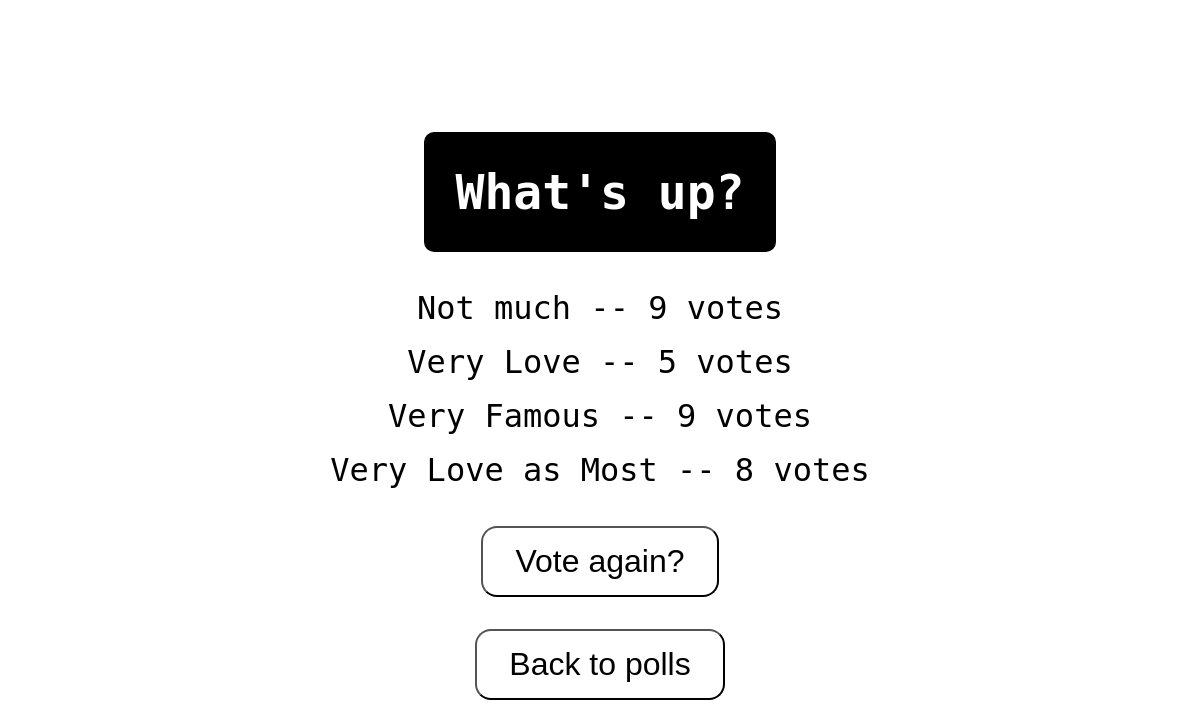
/polls/1/results/, run on an earlier commit of the app's database.
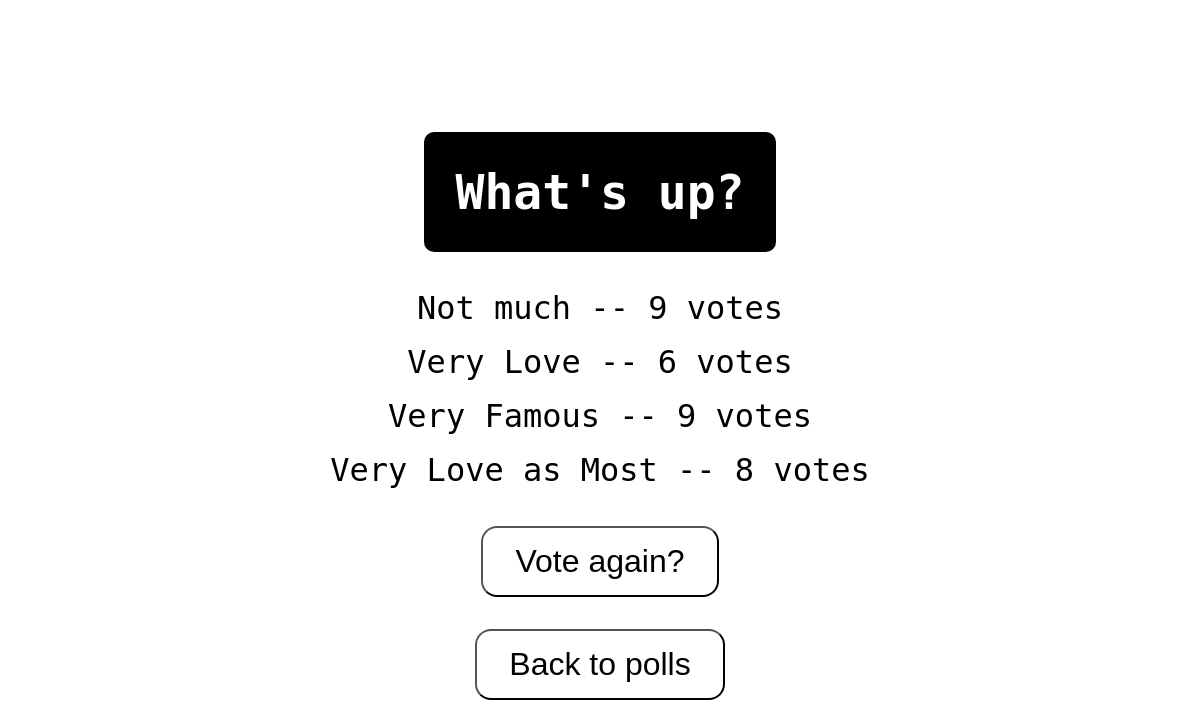
And on a later commit of the database.
### polls/models.py (models this page shows)
class Choice(models.Model):
    question = models.ForeignKey(Question, on_delete=models.CASCADE)
    choice_text = models.CharField(max_length=200)
    votes = models.IntegerField(default=0)

### polls/views.py (the view)
# urls.py: path('<int:pk>/results/', views.ResultsView.as_view(), name='results'),
class ResultsView(generic.DetailView):
    model = Question
    template_name = 'polls/results.html'

### polls/templates/polls/results.html
{% load static %}
<link rel="stylesheet" type="text/css" href="{% static 'polls/results.css' %}">
<h1>{{ question.question_text }}</h1>
<ul>
{% for choice in question.choice_set.all %}
    <li>{{ choice.choice_text }} -- {{ choice.votes }} vote{{ choice.votes|pluralize }}</li>
{% endfor %}
</ul>
<button><a href="{% url 'polls:detail' question.id %}">Vote again?</a></button>
<button><a href="{% url 'polls:index' %}">Back to polls</a></button>

What changed in the data, as far as the page shows it:
changed Choice "Very Love": votes "5" → "6"
